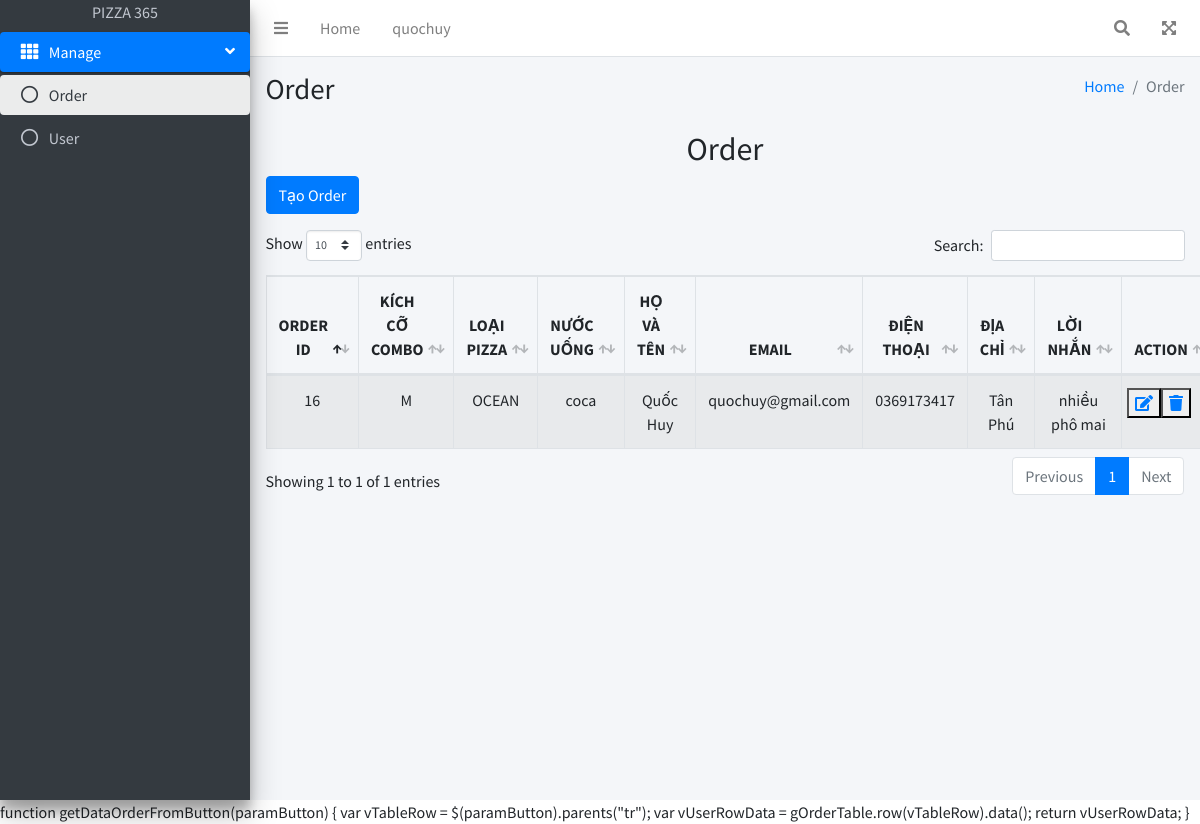
/admin/index.php (signed in), run on the app's committed database.
### tables this page shows
CREATE TABLE `orders` (
  `menuname` varchar(10) NOT NULL,
  `loaipizza` varchar(10) NOT NULL,
  `loainuocuong` varchar(20) NOT NULL,
  `hovaten` varchar(50) NOT NULL,
  `email` varchar(100) NOT NULL,
  `dienthoai` varchar(15) NOT NULL,
  `diachi` varchar(100) NOT NULL,
  `username` varchar(50) NOT NULL,
  `id` int NOT NULL,
  `loinhan` text NOT NULL
);

### admin/index.php (the view, shortened to what this page needs)
<!DOCTYPE html>
<html lang="en">
<head>
    <link rel="stylesheet" href="plugins/fontawesome-free/css/all.min.css" />
    <link rel="stylesheet" href="plugins/datatables-bs4/css/dataTables.bootstrap4.min.css" />
    <link rel="stylesheet" href="plugins/datatables-responsive/css/responsive.bootstrap4.min.css" />
    <link rel="stylesheet" href="plugins/datatables-buttons/css/buttons.bootstrap4.min.css" />
    <link rel="stylesheet" href="dist/css/adminlte.min.css" />
</head>
<body>
    <div class="wrapper">
        <nav class="main-header navbar navbar-expand navbar-white navbar-light">
            <ul class="navbar-nav">
                <li class="nav-item">
                    <a class="nav-link" data-widget="pushmenu" href="#" role="button"><i class="fas fa-bars"></i></a>
                </li>
                <li class="nav-item d-none d-sm-inline-block">
                    <a href="#" class="nav-link">Home</a>
                </li>
                <li class="nav-item d-none d-sm-inline-block">
                    <a href="../logout.php" onclick="" class="nav-link"><?php echo $_SESSION["username"]; ?></a>
                </li>
            </ul>
            <ul class="navbar-nav ml-auto">
                <li class="nav-item">
                    <a class="nav-link" data-widget="navbar-search" href="#" role="button">
                        <i class="fas fa-search"></i>
                    </a>
                </li>
                <li class="nav-item">
                    <a class="nav-link" data-widget="fullscreen" href="#" role="button">
                        <i class="fas fa-expand-arrows-alt"></i>
                    </a>
                </li>
            </ul>
        </nav>
        <aside style="min-height: 100vh;" class="main-sidebar sidebar-dark-primary elevation-4">
            <div class="sidebar">
                <div class="info">
                    <a href="#" class="d-block text-center">PIZZA 365</a>
                </div>
            </div>
            <nav class="mt-2">
                <ul class="nav nav-pills nav-sidebar flex-column" data-widget="treeview" role="menu" data-accordion="false">
                    <li class="nav-item menu-open">
                        <a href="#" class="nav-link active">
                            <i class="nav-icon fas fa-th"></i>
                            <p>
                                Manage
                                <i class="right fas fa-angle-left"></i>
                            </p>
                        </a>
                        <ul class="nav nav-treeview">
                            <li class="nav-item">
                                <a href="./index.html" class="nav-link active">
                                    <i class="far fa-circle nav-icon"></i>
                                    <p>Order</p>
                                </a>
                            </li>
                            <li class="nav-item">
                                <a href="./adduser.php" class="nav-link">
                                    <i class="far fa-circle nav-icon"></i>
                                    <p>User</p>
                                </a>
                            </li>
                    </li>
                </ul>
            </nav>
    </div>
    <div class="content-wrapper">
        <div class="content-header">
            <div class="container-fluid">
                <div class="row mb-2">
                    <div class="col-sm-6">
                        <h1 class="m-0">Order</h1>
                    </div>
                    <div class="col-sm-6">
                        <ol class="breadcrumb float-sm-right">
                            <li class="breadcrumb-item"><a href="#">Home</a></li>
                            <li class="breadcrumb-item active">Order</li>
                        </ol>
                    </div>
                </div>
            </div>
        </div>
        <section class="content">
            <div class="container-fluid">
                <h2 style="text-align: center">Order</h2>
                <input type="button" class="btn btn-primary btn-create-order mb-3" value="Tạo Order">
                <table class="table table-bordered text-center table-striped table-hover" id="orders-table">
                    <thead>
                        <tr>
                            <th>ORDER ID</th>
                            <th>KÍCH CỠ COMBO</th>
                            <th>LOẠI PIZZA</th>
                            <th>NƯỚC UỐNG</th>
                            <th>HỌ VÀ TÊN</th>
                            <th>EMAIL</th>
                            <th>ĐIỆN THOẠI</th>
                            <th>ĐỊA CHỈ</th>
                            <th>LỜI NHẮN</th>
                            <th>ACTION</th>
                        </tr>
                    </thead>
                    <tbody>
                        <?php
                        include "../database/config.php";
                        $orders = mysqli_query($conn, "SELECT id, menuname, loaipizza, loainuocuong, hovaten, email, dienthoai, diachi, loinhan FROM orders");
                        while ($row = mysqli_fetch_assoc($orders)) {
                        ?>
                            <tr>
                                <td id="id-od"><?php echo $row["id"] ?></td>
                                <td><?php echo $row["menuname"] ?></td>
                                <td><?php echo $row["loaipizza"] ?></td>
                                <td><?php echo $row["loainuocuong"] ?></td>
                                <td><?php echo $row["hovaten"] ?></td>
                                <td><?php echo $row["email"] ?></td>
                                <td><?php echo $row["dienthoai"] ?></td>
                                <td><?php echo $row["diachi"] ?></td>
                                <td><?php echo $row["loinhan"] ?></td>
                                <td class="row"><button name="update"><a href="./updateod.php?id=<?php echo $row["id"] ?>"><i name="id" class="fas fa-edit btn-update"></i></a></button>
                                <button name="delete"><a href="./deleteod.php?id=<?php echo $row["id"] ?>"><i class="fa fa-trash" aria-hidden="true"></i></a></button></td>
                            </tr>
                        <?php
                        }
                        ?>
                    </tbody>
                </table>
            </div>
        </section>
    </div>
        function getDataOrderFromButton(paramButton) {
            var vTableRow = $(paramButton).parents("tr");
            var vUserRowData = gOrderTable.row(vTableRow).data();
            return vUserRowData;
        }
</body>
</html>

### data on the page
orders: id "16", menuname "M", loaipizza "OCEAN", loainuocuong "coca", hovaten "Quốc Huy", email "quochuy@gmail.com", dienthoai "0369173417", diachi "Tân Phú", loinhan "nhiều phô mai"

### other printed values
$_SESSION["username"] "quochuy"
